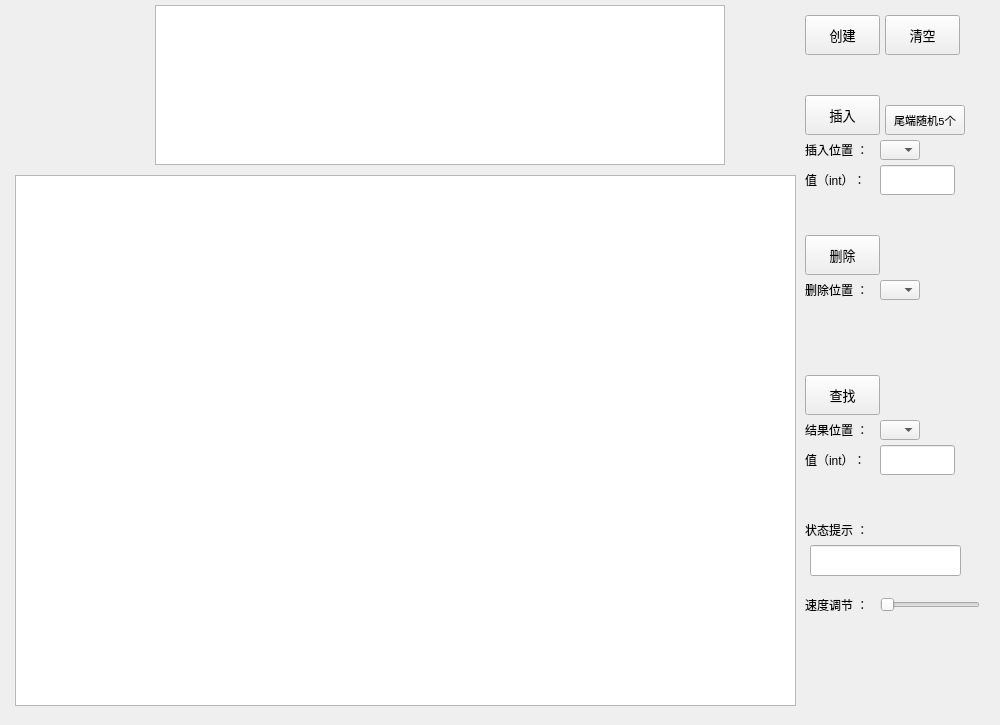
<?xml version="1.0" encoding="UTF-8"?>
<ui version="4.0">
 <class>DLinkList</class>
 <widget class="QWidget" name="DLinkList">
  <property name="geometry">
   <rect>
    <x>0</x>
    <y>0</y>
    <width>1000</width>
    <height>725</height>
   </rect>
  </property>
  <property name="windowTitle">
   <string>Form</string>
  </property>
  <widget class="QGraphicsView" name="graphicsView">
   <property name="geometry">
    <rect>
     <x>15</x>
     <y>175</y>
     <width>781</width>
     <height>531</height>
    </rect>
   </property>
  </widget>
  <widget class="QComboBox" name="comboBoxInsert">
   <property name="enabled">
    <bool>true</bool>
   </property>
   <property name="geometry">
    <rect>
     <x>880</x>
     <y>140</y>
     <width>40</width>
     <height>20</height>
    </rect>
   </property>
  </widget>
  <widget class="QTextBrowser" name="textBrowser">
   <property name="geometry">
    <rect>
     <x>155</x>
     <y>5</y>
     <width>570</width>
     <height>160</height>
    </rect>
   </property>
  </widget>
  <widget class="QComboBox" name="comboBoxDelete">
   <property name="enabled">
    <bool>true</bool>
   </property>
   <property name="geometry">
    <rect>
     <x>880</x>
     <y>280</y>
     <width>40</width>
     <height>20</height>
    </rect>
   </property>
  </widget>
  <widget class="QLabel" name="labelState">
   <property name="geometry">
    <rect>
     <x>805</x>
     <y>515</y>
     <width>60</width>
     <height>30</height>
    </rect>
   </property>
   <property name="sizePolicy">
    <sizepolicy hsizetype="Minimum" vsizetype="Minimum">
     <horstretch>0</horstretch>
     <verstretch>0</verstretch>
    </sizepolicy>
   </property>
   <property name="minimumSize">
    <size>
     <width>60</width>
     <height>30</height>
    </size>
   </property>
   <property name="text">
    <string>状态提示 ：</string>
   </property>
  </widget>
  <widget class="QLineEdit" name="lineEditLocate">
   <property name="geometry">
    <rect>
     <x>880</x>
     <y>445</y>
     <width>75</width>
     <height>30</height>
    </rect>
   </property>
   <property name="sizePolicy">
    <sizepolicy hsizetype="Fixed" vsizetype="Fixed">
     <horstretch>0</horstretch>
     <verstretch>0</verstretch>
    </sizepolicy>
   </property>
   <property name="minimumSize">
    <size>
     <width>60</width>
     <height>30</height>
    </size>
   </property>
  </widget>
  <widget class="QLineEdit" name="lineEditState">
   <property name="geometry">
    <rect>
     <x>810</x>
     <y>545</y>
     <width>151</width>
     <height>31</height>
    </rect>
   </property>
   <property name="sizePolicy">
    <sizepolicy hsizetype="Fixed" vsizetype="Fixed">
     <horstretch>0</horstretch>
     <verstretch>0</verstretch>
    </sizepolicy>
   </property>
   <property name="minimumSize">
    <size>
     <width>60</width>
     <height>30</height>
    </size>
   </property>
  </widget>
  <widget class="QPushButton" name="pushButtonLocate">
   <property name="geometry">
    <rect>
     <x>805</x>
     <y>375</y>
     <width>75</width>
     <height>40</height>
    </rect>
   </property>
   <property name="minimumSize">
    <size>
     <width>0</width>
     <height>20</height>
    </size>
   </property>
   <property name="font">
    <font>
     <family>Consolas</family>
     <pointsize>10</pointsize>
    </font>
   </property>
   <property name="text">
    <string>查找</string>
   </property>
  </widget>
  <widget class="QLabel" name="labelInsertValue">
   <property name="geometry">
    <rect>
     <x>805</x>
     <y>165</y>
     <width>66</width>
     <height>30</height>
    </rect>
   </property>
   <property name="sizePolicy">
    <sizepolicy hsizetype="Minimum" vsizetype="Minimum">
     <horstretch>0</horstretch>
     <verstretch>0</verstretch>
    </sizepolicy>
   </property>
   <property name="minimumSize">
    <size>
     <width>60</width>
     <height>30</height>
    </size>
   </property>
   <property name="text">
    <string>值（int）：</string>
   </property>
  </widget>
  <widget class="QSlider" name="horizontalSlider">
   <property name="geometry">
    <rect>
     <x>880</x>
     <y>595</y>
     <width>100</width>
     <height>20</height>
    </rect>
   </property>
   <property name="mouseTracking">
    <bool>true</bool>
   </property>
   <property name="orientation">
    <enum>Qt::Horizontal</enum>
   </property>
  </widget>
  <widget class="QLabel" name="labelLocateValue">
   <property name="geometry">
    <rect>
     <x>805</x>
     <y>445</y>
     <width>66</width>
     <height>30</height>
    </rect>
   </property>
   <property name="sizePolicy">
    <sizepolicy hsizetype="Minimum" vsizetype="Minimum">
     <horstretch>0</horstretch>
     <verstretch>0</verstretch>
    </sizepolicy>
   </property>
   <property name="minimumSize">
    <size>
     <width>60</width>
     <height>30</height>
    </size>
   </property>
   <property name="text">
    <string>值（int）：</string>
   </property>
  </widget>
  <widget class="QLineEdit" name="lineEditInsert">
   <property name="geometry">
    <rect>
     <x>880</x>
     <y>165</y>
     <width>75</width>
     <height>30</height>
    </rect>
   </property>
   <property name="sizePolicy">
    <sizepolicy hsizetype="Fixed" vsizetype="Fixed">
     <horstretch>0</horstretch>
     <verstretch>0</verstretch>
    </sizepolicy>
   </property>
   <property name="minimumSize">
    <size>
     <width>60</width>
     <height>30</height>
    </size>
   </property>
  </widget>
  <widget class="QLabel" name="labelInsert">
   <property name="geometry">
    <rect>
     <x>805</x>
     <y>135</y>
     <width>75</width>
     <height>30</height>
    </rect>
   </property>
   <property name="sizePolicy">
    <sizepolicy hsizetype="Minimum" vsizetype="Minimum">
     <horstretch>0</horstretch>
     <verstretch>0</verstretch>
    </sizepolicy>
   </property>
   <property name="minimumSize">
    <size>
     <width>60</width>
     <height>30</height>
    </size>
   </property>
   <property name="text">
    <string>插入位置 ：</string>
   </property>
  </widget>
  <widget class="QPushButton" name="pushButtonClear">
   <property name="geometry">
    <rect>
     <x>885</x>
     <y>15</y>
     <width>75</width>
     <height>40</height>
    </rect>
   </property>
   <property name="minimumSize">
    <size>
     <width>0</width>
     <height>20</height>
    </size>
   </property>
   <property name="font">
    <font>
     <family>Consolas</family>
     <pointsize>10</pointsize>
    </font>
   </property>
   <property name="text">
    <string>清空</string>
   </property>
  </widget>
  <widget class="QLabel" name="labelResultPos">
   <property name="geometry">
    <rect>
     <x>805</x>
     <y>415</y>
     <width>75</width>
     <height>30</height>
    </rect>
   </property>
   <property name="sizePolicy">
    <sizepolicy hsizetype="Minimum" vsizetype="Minimum">
     <horstretch>0</horstretch>
     <verstretch>0</verstretch>
    </sizepolicy>
   </property>
   <property name="minimumSize">
    <size>
     <width>60</width>
     <height>30</height>
    </size>
   </property>
   <property name="text">
    <string>结果位置 ：</string>
   </property>
  </widget>
  <widget class="QPushButton" name="pushButtonDelete">
   <property name="geometry">
    <rect>
     <x>805</x>
     <y>235</y>
     <width>75</width>
     <height>40</height>
    </rect>
   </property>
   <property name="minimumSize">
    <size>
     <width>0</width>
     <height>20</height>
    </size>
   </property>
   <property name="font">
    <font>
     <family>Consolas</family>
     <pointsize>10</pointsize>
    </font>
   </property>
   <property name="text">
    <string>删除</string>
   </property>
  </widget>
  <widget class="QPushButton" name="pushButtonInsert">
   <property name="geometry">
    <rect>
     <x>805</x>
     <y>95</y>
     <width>75</width>
     <height>40</height>
    </rect>
   </property>
   <property name="minimumSize">
    <size>
     <width>0</width>
     <height>20</height>
    </size>
   </property>
   <property name="font">
    <font>
     <family>Consolas</family>
     <pointsize>10</pointsize>
    </font>
   </property>
   <property name="text">
    <string>插入</string>
   </property>
  </widget>
  <widget class="QLabel" name="labelTimeControl">
   <property name="geometry">
    <rect>
     <x>805</x>
     <y>590</y>
     <width>75</width>
     <height>30</height>
    </rect>
   </property>
   <property name="sizePolicy">
    <sizepolicy hsizetype="Minimum" vsizetype="Minimum">
     <horstretch>0</horstretch>
     <verstretch>0</verstretch>
    </sizepolicy>
   </property>
   <property name="minimumSize">
    <size>
     <width>60</width>
     <height>30</height>
    </size>
   </property>
   <property name="text">
    <string>速度调节 ：</string>
   </property>
  </widget>
  <widget class="QPushButton" name="pushButtonInit">
   <property name="geometry">
    <rect>
     <x>805</x>
     <y>15</y>
     <width>75</width>
     <height>40</height>
    </rect>
   </property>
   <property name="minimumSize">
    <size>
     <width>0</width>
     <height>20</height>
    </size>
   </property>
   <property name="font">
    <font>
     <family>Consolas</family>
     <pointsize>10</pointsize>
    </font>
   </property>
   <property name="text">
    <string>创建</string>
   </property>
  </widget>
  <widget class="QPushButton" name="pushButtonRandomInsert5">
   <property name="geometry">
    <rect>
     <x>885</x>
     <y>105</y>
     <width>80</width>
     <height>30</height>
    </rect>
   </property>
   <property name="minimumSize">
    <size>
     <width>0</width>
     <height>20</height>
    </size>
   </property>
   <property name="font">
    <font>
     <family>Consolas</family>
     <pointsize>8</pointsize>
    </font>
   </property>
   <property name="text">
    <string>尾端随机5个</string>
   </property>
  </widget>
  <widget class="QLabel" name="labelDeletePos">
   <property name="geometry">
    <rect>
     <x>805</x>
     <y>275</y>
     <width>75</width>
     <height>30</height>
    </rect>
   </property>
   <property name="sizePolicy">
    <sizepolicy hsizetype="Minimum" vsizetype="Minimum">
     <horstretch>0</horstretch>
     <verstretch>0</verstretch>
    </sizepolicy>
   </property>
   <property name="minimumSize">
    <size>
     <width>60</width>
     <height>30</height>
    </size>
   </property>
   <property name="text">
    <string>删除位置 ：</string>
   </property>
  </widget>
  <widget class="QComboBox" name="comboBoxLocate">
   <property name="enabled">
    <bool>true</bool>
   </property>
   <property name="geometry">
    <rect>
     <x>880</x>
     <y>420</y>
     <width>40</width>
     <height>20</height>
    </rect>
   </property>
  </widget>
 </widget>
 <resources/>
 <connections/>
</ui>
